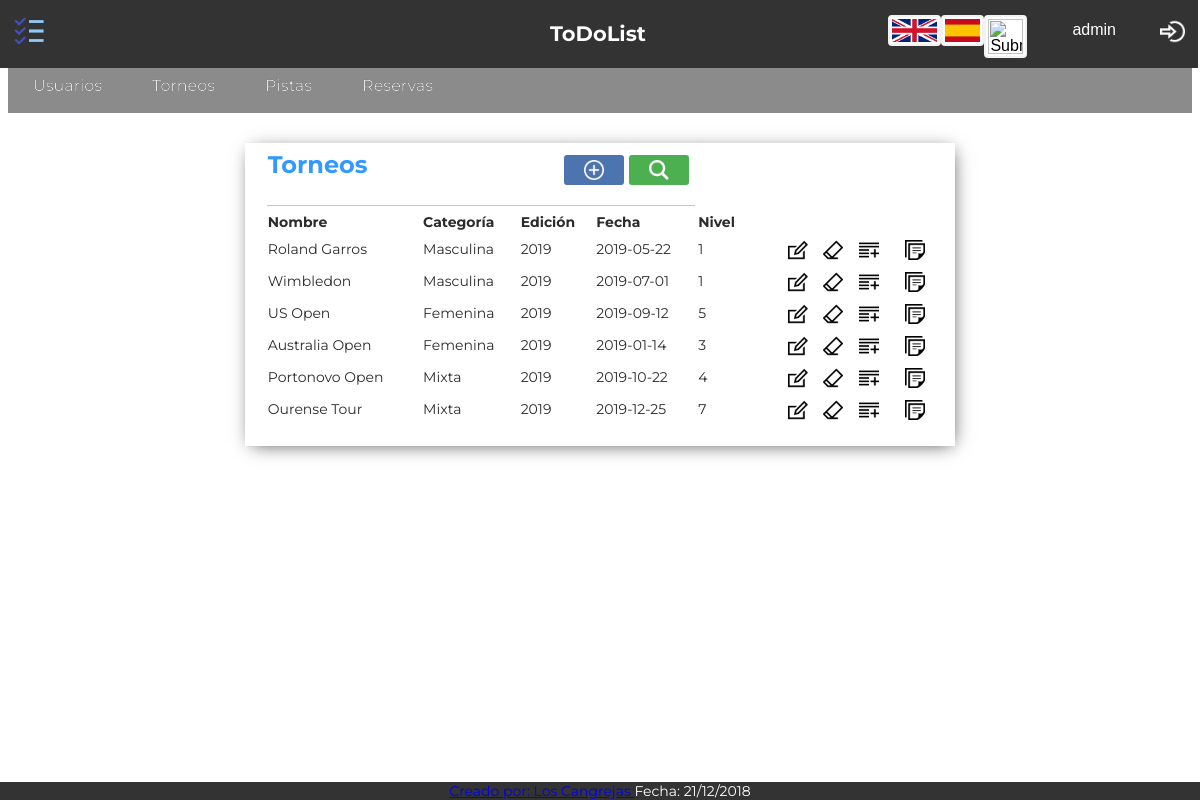
The page /Controllers/Torneos_Controller.php (signed in) on the database its author committed.
### tables this page shows
CREATE TABLE `torneo` (
  `ID_Torneo` tinyint(5) NOT NULL,
  `nombre` varchar(45) NOT NULL,
  `categoria` varchar(15) NOT NULL,
  `fecha` date NOT NULL,
  `edicion` int(5) NOT NULL,
  `nivel` int(5) NOT NULL
);

### Functions/Authentication.php (called while the page is built)
<?php
function IsAuthenticated(){
	if (!isset($_SESSION['login'])){
		return false;
	}
	else{
		return true;
	}
}
?>

### Models/Torneos_Model.php (called while the page is built, shortened)
<?php
class Torneos_Model{
	var $ID_Torneo;
	var $nombre;
	var $categoria;
	var $edicion;
	var $fecha;
	var $nivel;
	function __construct ($ID_Torneo,$nombre,$categoria,$edicion,$fecha,$nivel){
		$this -> ID_Torneo = $ID_Torneo;
		$this -> nombre = $nombre;
		$this -> categoria = $categoria;
		$this -> edicion = $edicion;
		$this -> fecha = $fecha;
		$this -> nivel = $nivel;
		include_once 'Access_DB.php';
		$this->mysqli = ConnectDB();
		}
function search(){
	     $sql = "SELECT *
       			FROM torneo
    			WHERE
    				(
    				(`ID_Torneo` LIKE '%$this->ID_Torneo%') &&
	 				(`nombre` LIKE '%$this->nombre%') &&
					(`categoria` LIKE '%$this->categoria%') &&
					(`edicion` LIKE '%$this->edicion%') &&
					(`fecha` LIKE '%$this->fecha%') &&
					(`nivel` LIKE '%$this->nivel%')
    				)";
    if (!($resultado = $this->mysqli->query($sql))){
		return 'Error en la búsqueda';
	}
    else{
		return $resultado;
	}
}
}
?>

### Models/Access_DB.php (called while the page is built)
<?php
function ConnectDB()
{
    $mysqli = new mysqli("localhost", "todolist", "todolist", "todolist");
	if ($mysqli->connect_errno) {
		include './MESSAGE.php';
		new MESSAGE("Fallo al conectar a MySQL: (" . $mysqli->connect_errno . ") " . $mysqli->connect_error, './index.php');
		return false;
	}
	else{
		return $mysqli;
	}
}
?>

### Views/Torneos_SHOWALL_View.php (the view, shortened to what this page needs)
<?php
include_once '../Functions/Authentication.php';
include '../Views/Header.php';
 class Torneos_SHOWALL{
	var $datos;
	function __construct($datos,$enlace){
		$this -> datos = $datos;
		$this -> mostrar();
	}
	function mostrar(){
?>
	<div class="showall">
		<table class="showAllUsers">
			<tr><th class="title" colspan="4"><?php echo $strings['Torneos']; ?>
			<form class="tableActions" action="../Controllers/Torneos_Controller.php" method="">
			<button class="buscar-little" name="action" value="Confirmar_SEARCH1" type="submit"></button>
			<button class="anadir-little"  name="action" value="Confirmar_ADD" type="submit"></button>
			</form></th></tr>
			<tr>
				<th><?php echo $strings['Nombre']; ?></th>
				<th><?php echo $strings['Categoria']; ?></th>
				<th><?php echo $strings['Edicion']; ?></th>
				<th><?php echo $strings['Fecha']; ?></th>
				<th><?php echo $strings['Nivel']; ?></th>
				<th></th>
			</tr>
		<?php
			while($fila = $this ->datos->fetch_array()){
		?>
			<tr>
				<form action="../Controllers/Torneos_Controller.php" method="post" name="action" >
					<td><?php echo $fila['nombre']; ?></td>
					<td><?php echo $fila['categoria']; ?></td>
					<td><?php echo $fila['edicion']; ?></td>
					<td><?php echo $fila['fecha']; ?></td>
					<td><?php echo $fila['nivel']; ?></td>
					<td style="text-align:right">
						<button class="editar" name="action" value="Confirmar_EDIT" type="submit"></button>
						<button class="borrar" name="action" value="Confirmar_DELETE1" type="submit"></button>
						<button class="add" name="action" value="Confirmar_SHOWCURRENT" type="submit"></button>
					</td>
				</form>
				<form action="../Controllers/Inscripcion_Controller.php" method="post" name="action" >
					<td style="text-align:right">
						<button class="inscripcion" name="action" value="Confirmar_INSCRIPCION1" type="submit"></button>
					</td>
					</form>
			</tr>
		<?php
			}
		?>
		</table>
	</div>
<?php
    }
}
?>
<footer>
	<?php include '../Views/Footer.php'; ?>

### Controllers/Torneos_Controller.php (shortened to what this page needs)
<?php
include_once "../Functions/Authentication.php";
if(!IsAuthenticated()){
	new MESSAGE('No puedes ver nada sin loguearte','../index.php');
}else{
	include_once "../Models/Torneos_Model.php";
	include_once "../Views/Torneos_SHOWALL_View.php";
	switch ($_REQUEST['action']){
		default:
		if(isset($_SESSION['tipo'])){
		if($_SESSION['tipo']=='ADMIN'){
			$torneo = new Torneos_Model('','','','','','');
			$datos = $torneo -> search();
			$respuesta = new Torneos_SHOWALL($datos,'../Controllers/Torneos_Controller.php');
		}else{
			$torneo = new Torneos_Model('','','','','','');
			$datos = $torneo -> searchPorCategoria();
			$respuesta = new Torneos_SHOWALL($datos,'../Controllers/Torneos_Controller.php');
		}
	}
	}
}
?>

### Views/Header.php (shortened to what this page needs)
<?php
	include_once '../Functions/Authentication.php';
?>
<html>
<head>
	<link rel="stylesheet" type="text/css" href="../Views/css/style.css">
	<link rel="stylesheet" href="https://cdnjs.cloudflare.com/ajax/libs/font-awesome/4.7.0/css/font-awesome.min.css">
	<link rel="stylesheet" type="text/css" href="../Views/css/tcal.css" />
</head>
<?php
if(isset($_SESSION['tipo'])){
?>
<header id="main-header">
	<div class="fixednav">
		<div class="topnav">
			<div class="topnav-centered">
				<a><h2><?php echo $strings['ToDoList']; ?></h2></a>
			</div>
			<a class="alogo"><button class="logo"></button></a>
			<div class="topnav-right">
                <?php
                    if (IsAuthenticated()){
                ?>
				<button class="user"><?php echo $_SESSION['login'];?></button>
				<a href='../Functions/Desconectar.php'><button class="logout"></button></a>
                <?php
                    }
                    else{
                ?>
                    <a href='../Controllers/Registro_Controller.php'><button class="registrar"></button></a>
                <?php
                    }
                ?>
			</div>
			<div class="flags1" >
				<form name='idioma' action="../Functions/CambioIdioma.php" method="POST" style="display: inline-block; margin:0; padding:0;">
					<input type="image" src="../Views/img/uk.png"  width="45px">
				</form>
				<form name='idioma' action="../Functions/CambioIdioma.php" method="POST" style="display: inline-block; margin:0; padding:0;">
					<input type="image"  src="../Views/img/spain.png"  width="35px" >
				</form>
				<form name='idioma' action="../Functions/CambioIdioma.php" method="POST" style="display: inline-block; margin:0; padding:0;">
					<input type="image"  src="../Views/img/galicia.png" width="35px">
				</form>
			</div>
	</div>
	<div class="menu-bar" id="menu-bar">
		<li><a href="../Controllers/Usuarios_Controller.php"><?php echo $strings['Usuarios']; ?></a></li>
		<li><a href="../Controllers/Torneos_Controller.php"><?php echo $strings['Torneos']; ?></a></li>
		<li><a href="../Controllers/Pistas_Controller.php"><?php echo $strings['Pistas']; ?></a></li>
		<li><a href="../Controllers/Reservas_Controller.php"><?php echo $strings['Reservas']; ?></a></li>
	</div>
</header>
<?php
}
?>

### Views/Footer.php
<div class="footer" id="footer">
	<li><a href="../Views/Integrantes.php" target=_blank><?php echo $strings['Creado por']; ?>: Los Cangrejas </a></li>
		<li><a><?php echo $strings['Fecha']; ?>: 21/12/2018</a></li>
</div>
</body>
</html>

### Views/css/style.css (style rules this page uses)
.flags1 { display:inline-flex; float:right; padding:10px; width: auto; }
.flags1 form { box-shadow: none; }
.topnav { position: fixed; background-color: #333; margin: -10px -10px 0px -10px; width: 100%; z-index: 8999; }
.topnav a { float: left; color: white; text-align: center; padding: 18px 16px 16px 16px; text-decoration: none; font-size: 14px; font-style: normal; text-shadow: 0px 0px 0px #000000; }
.topnav-centered a { float: none; position: absolute; top: 50%; left: 50%; transform: translate(-50%, -50%); }
.topnav-right { float: right; display: flex; text-align: center; }
.menu-bar { width: 100%; border-top: 50px solid; height: 55px; line-height: 100%; background: #8B8B8B; position: inherit; }
.menu-bar li { margin: 0px 0px 0px 0px; padding: 0px 0px 0px 0px; float: left; position: inherit; list-style: none; }
.menu-bar a { font-style: normal; font-size: 16px; color: #E7E5E5; text-decoration: none; display: block; padding: 20px 25px 19px 25px; margin: 0; margin-bottom: 0px; border-radius: 0px; text-shadow: 0px 0px 0px #000000; }
.footer { font-size: 14; background-color: #333; position: fixed; left: 0; bottom: 0; width: 100%; height: auto; display: inline-table; text-align: center; z-index: 999; color: white }
.footer li { display: inline; }
form { font-size:14px; color:#2b2b2b; width:50%; margin-left:auto; margin-right:auto; margin-top:50px; padding: 20px 40px 20px 20px; box-shadow: 2px 3px 18px -5px rgba(0,0,0,0.75); }
input { padding:2px; border:2px solid #f2f2f2; border-radius:4px; background-color:#fff; margin-top: 7; font-size:16px; }
.showAllUsers { font-size:14px; color:#2b2b2b; width:60%; margin-left:auto; margin-right:auto; margin-top:30px; margin-bottom: 35px; padding: 0px 20px 20px 20px; box-shadow: 2px 3px 18px -5px rgba(0,0,0,0.75); }
.title { text-align:left; font-size:24px; font-weight:bold; border-bottom: 1px solid rgba(114, 114, 114, 0.411); color:#39F; padding-bottom: 20px; }
th { padding-top: 5px; text-align: left; }
.logo { background-size: 35px 35px; background-color: #333; background-position: center; background-repeat: no-repeat; margin-top: 0px; margin-right: 0px; border: none; padding: 15px 15px; cursor: pointer; background-image: url(../img/logo.png); }
.logout { background-size: 25px 25px; background-color: #333; background-position: center; background-repeat: no-repeat; margin-top: 0px; margin-right: -10px; border: none; padding: 15px 20px; cursor: pointer; vertical-align: super; background-image: url(../img/logout.png); }
.user { background-size: 25px 25px; background-color: #333; background-position: left; background-repeat: no-repeat; margin-top: 0px; margin-right: -15px; border: none; cursor: pointer; vertical-align: super; background-image: url(../img/user.png); }
button { background-size: 20px 20px; background-position: center; background-repeat: no-repeat; margin-top: 25px; margin-right: 30px; border: none; color: white; padding: 20px 35px; text-align: center; font-size: 16px; cursor: pointer; border-radius: 3px; background-color:green; }
.buscar-little { vertical-align: text-bottom; float: right; margin-top: 5px; margin-right: 5px; padding: 15px 30px; background-image: url(../img/buscar.png); background-color: #4CAF50; }
.anadir-little { vertical-align: text-bottom; float: right; margin-top: 5px; margin-right: 5px; padding: 15px 30px; background-image: url(../img/anadir.png); background-color: rgb(76, 116, 175); }
.editar { background-image: url(../img/editar.png); background-color: Transparent; background-repeat:no-repeat; border: none; cursor:pointer; overflow: hidden; outline:none; margin-top: 5px; margin-right: 2px; padding: 10px 15px; margin-bottom: 3px; }
.borrar { background-image: url(../img/borrar.png); background-color: Transparent; background-repeat:no-repeat; border: none; cursor:pointer; overflow: hidden; outline:none; margin-top: 5px; margin-right: 2px; padding: 10px 15px; margin-bottom: 3px; }
.add { background-image: url(../img/add.png); background-color: Transparent; background-repeat:no-repeat; border: none; cursor:pointer; overflow: hidden; outline:none; margin-top: 5px; margin-right: 2px; padding: 10px 15px; margin-bottom: 3px; }
.inscripcion { background-image: url(../img/note.png); background-color: Transparent; background-repeat:no-repeat; border: none; cursor:pointer; overflow: hidden; outline:none; margin-top: 5px; margin-right: 2px; padding: 10px 15px; margin-bottom: 3px; }
.tableActions { display: contents; }

### rows shown on the page
torneo: nombre "Roland Garros", categoria "Masculina", edicion "2019", fecha "2019-05-22", nivel "1"
torneo: nombre "Wimbledon", categoria "Masculina", edicion "2019", fecha "2019-07-01", nivel "1"
torneo: nombre "US Open", categoria "Femenina", edicion "2019", fecha "2019-09-12", nivel "5"
torneo: nombre "Australia Open", categoria "Femenina", edicion "2019", fecha "2019-01-14", nivel "3"
torneo: nombre "Portonovo Open", categoria "Mixta", edicion "2019", fecha "2019-10-22", nivel "4"
torneo: nombre "Ourense Tour", categoria "Mixta", edicion "2019", fecha "2019-12-25", nivel "7"

### other values the page prints
$strings['ToDoList'] "ToDoList"
$_SESSION['login'] "admin"
$strings['Usuarios'] "Usuarios"
$strings['Torneos'] "Torneos"
$strings['Pistas'] "Pistas"
$strings['Reservas'] "Reservas"
$strings['Creado por'] "Creado por"
$strings['Fecha'] "Fecha"
$strings['Nombre'] "Nombre"
$strings['Categoria'] "Categoría"
$strings['Edicion'] "Edición"
$strings['Nivel'] "Nivel"
